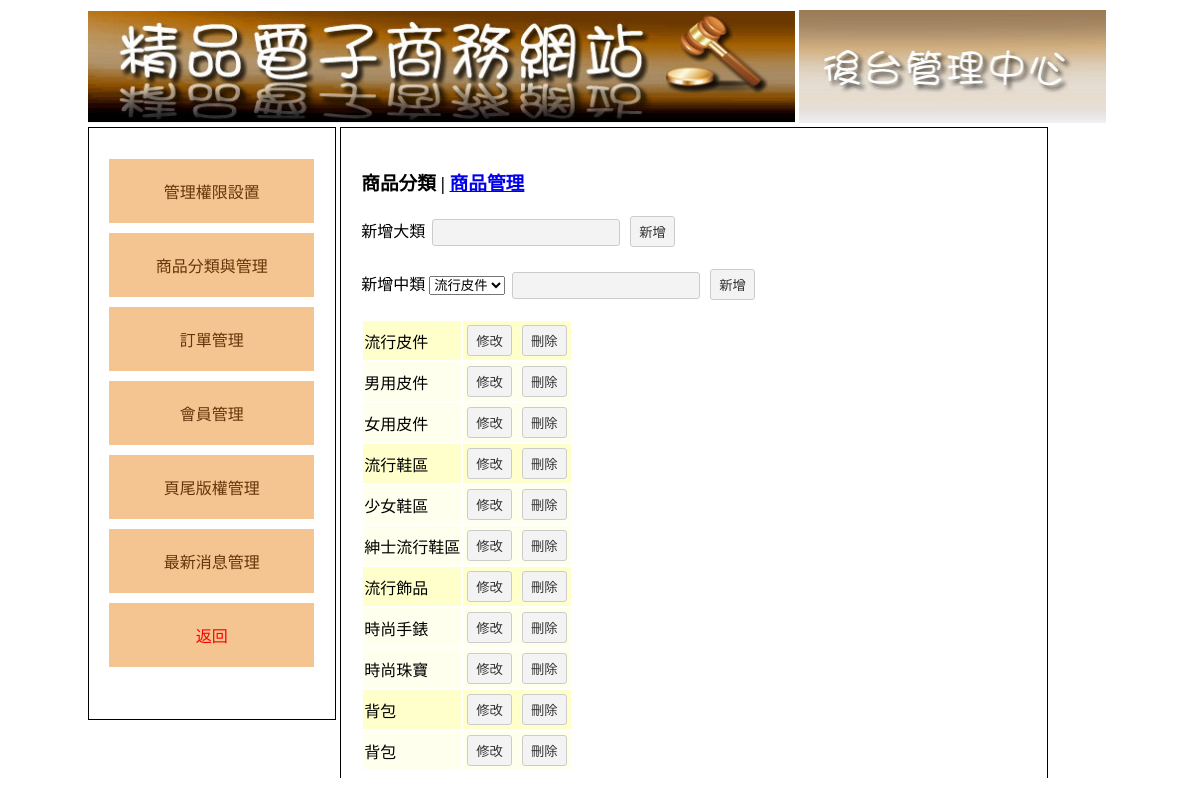
Screenshot of /web04/admin.php?redo=th (signed in) with the database file from the repository.
### tables this page shows
CREATE TABLE `q4t4_class` (
  `id` int(10) UNSIGNED NOT NULL,
  `title` text NOT NULL,
  `parent` int(11) NOT NULL
);

### web04/lib.php (called while the page is built, shortened)
<?php
$db = new PDO("mysql:host=127.0.0.1;dbname=db00;charset=utf8", "root", "", null);
function select($tb, $wh)
{
  global $db;
  return $db->query("SELECT * FROM " . $tb . " WHERE " . $wh)->fetchAll();
}
function jlo($link)
{
  return "location.href='" . $link . "'";
}

### web04/th.php (the view, shortened to what this page needs)
<h3>商品分類 | <a href="?redo=tp">商品管理</a></h3>
<form action="api.php?do=thadd" method="post">
  <p>新增大類
    <input type="text" name="title">
    <input type="submit" value="新增">
  </p>
</form>
<form action="api.php?do=thadd" method="post">
  <p>新增中類
    <select name="parent">
      <?php
      $re = select("q4t4_class", "parent=0");
      foreach ($re as $ro) echo '<option value="' . $ro['id'] . '">' . $ro['title'] . '</option>';
      ?>
    </select>
    <input type="text" name="title">
    <input type="submit" value="新增">
  </p>
</form>
<table>
  <?php
  foreach ($re as $ro) {
  ?>
    <tr bgcolor=#ffc>
      <td><?= $ro['title'] ?></td>
      <td>
        <input type="button" value="修改" onclick="<?= jlo('?redo=thmdy&id=' . $ro['id']) ?>">
        <input type="button" value="刪除" onclick="<?= jlo('api.php?do=thdel&id=' . $ro['id']) ?>">
      </td>
    </tr>
    <?php
    $re2 = select("q4t4_class", "parent=" . $ro['id']);
    foreach ($re2 as $ro2) {
    ?>
      <tr bgcolor=#ffe>
        <td><?= $ro2['title'] ?></td>
        <td>
          <input type="button" value="修改" onclick="<?= jlo('?redo=thmdy&id=' . $ro2['id']) ?>">
          <input type="button" value="刪除" onclick="<?= jlo('api.php?do=thdel&id=' . $ro2['id']) ?>">
        </td>
      </tr>
  <?php
    }
  }
  ?>
</table>

### web04/Manage Page_files/css.css (style rules this page uses)
body { font-family:"微軟正黑體"; }
input[type=text],input[type=password],input[type=submit],button,.button,input[type=reset],input[type=button],select，textarea,input[type=number] { background:#F3F3F3; border:#CCC 1px solid; border-radius:3px; padding:5px 8px 5px 8px; text-decoration:none; margin:3px; color:#333; }
input[type=text],input[type=password] { width:170px; }

### rows the page displays
q4t4_class: title "流行皮件"
q4t4_class: title "男用皮件"
q4t4_class: title "女用皮件"
q4t4_class: title "流行鞋區"
q4t4_class: title "少女鞋區"
q4t4_class: title "紳士流行鞋區"
q4t4_class: title "流行飾品"
q4t4_class: title "時尚手錶"
q4t4_class: title "時尚珠寶"
q4t4_class: title "背包"
q4t4_class: title "背包"

### other values shown
form field parent "流行皮件"
